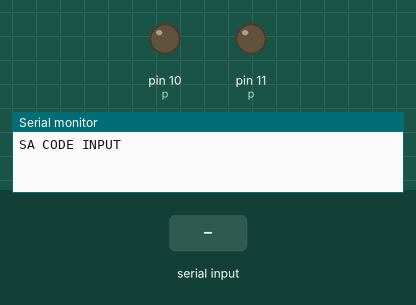
Bench run of a sketch on a simulated Arduino Uno, built with avr-gcc and run on an emulated ATmega328P. On the bench: output pins drawn as LEDs (lit = HIGH), the last lines printed to the serial monitor. The inputs (shaded band) are chosen by the test bench.

Above: at 1.2 s.
1.3 s: "+" received over Serial
At 11.0 s:
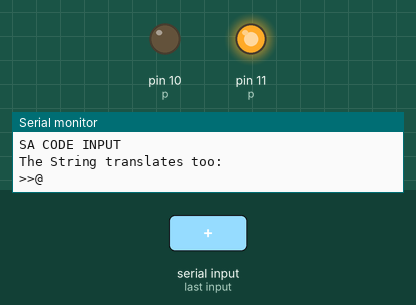
Timing chart, 0 to 11.9 s (numbered marks = the images above; inputs shaded):
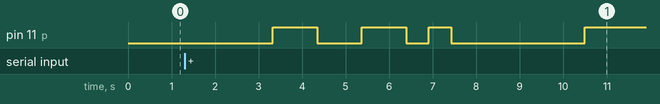

Measured:
- after the input at 1.3 s, pin 11 (p): goes HIGH 1.0 s, LOW 1.0 s, HIGH 1.0 s, LOW 0.51 s, HIGH 0.51 s, LOW 3.1 s, then HIGH, starting after 2.0 s

The sketch:

SA_Code_Assessment.ino
```cpp
// Setting up the arrays needed for the SA code.


char * Sa[47] {
  "+",    // A
  "@@+",  // B
  "@+>",  // C
  "+@",   // D
  "@",    // E
  "@+@",  // F
  "@++", // G
  "++", // H
  "@@", // I
  "+@@", // J
  "+>",   // K
  "@@>", // L
  "@+", // M
  ">+", // N
  "@>", // O
  ">@", // P
  "+@>",  // Q
  "@>+",  // R
  "@>@",  // S
  ">",    // T
  ">>",   // U
  "+++",  // V
  "++@",  // W
  "+>@",  // X
  "@>>",  // Y
  "++>",  // Z
  ">@@+", // 1
  ">@@>", // 2
  ">@+@", // 3
  ">@++", // 4
  ">@+>", // 5
  ">@>@", // 6
  ">@>+", // 7
  ">@>>", // 8
  ">+@@", // 9
  ">@@@", // 0
  ">@@",  // .
  ">@+",  // ,
  ">+@",  // '
  ">++",  // ?
  ">+>",  //!
  ">>@",  // +
  ">>+",  // -
  ">>>",  // *
  ">@>",  // /
  ">+++>" // =
  "++++++++" // error
};

char ascii[47] {
  'A',
  'B',
  'C',
  'D',
  'E',
  'F',
  'G',
  'H',
  'I',
  'J',
  'K',
  'L',
  'M',
  'N',
  'O',
  'P',
  'Q',
  'R',
  'S',
  'T',
  'U',
  'V',
  'W',
  'X',
  'Y',
  'Z',
  '1',
  '2',
  '3',
  '4',
  '5',
  '6',
  '7',
  '8',
  '9',
  '0',
  '.',
  ',',
  39, // this is due to not being able to do ' ' ' in C.
  '?',
  '!',
  '+',
  '-',
  '*',
  '/',
  '=',
  '#'
};


//converting an individual character to SA, this will be used when converting an entire String

char * char2Sa(char c) {
  c = toupper(c);
  for (int i = 0; i < 46; i++) {
    if (c == ascii[i]) {
      return Sa[i];
    }
  }
}


//Converting the ascii array to morse using an inputted value assigned to S
String ascii2Sa(String s) {
  String Sa = "";
  for (int i = 0; i < s.length(); i++) {
    Sa += char2Sa(s[i]);
    if (i == s.length() - 1 || s[i + 1] == ' ' || s[i] == ' ') {
      Sa += ' ';
    }

    else {
      Sa += '/';
    }
  }
  return Sa;
}


//converting a indvidual SA char to the array char.

char Sa2char(String m) {

  for (int i = 0; i < 46; i++) {
    if (m.equals(Sa[i])) {
      return ascii[i];

    }
  }
  return ascii[46];
}

//converting a inputted SA Code to ASCII using the users inputted

String Sa2ascii(String m) {
  char c;
  String fullString;
  String tempString;
  for (int i = 0; i < m.length(); i++) {
    c = m[i];
    if (c == '+' || c == '@' || c == '>') {
      tempString += c;
    }
    else if (c == '/') {
      fullString += Sa2char(tempString);
      tempString = "";
    }
    else if (c == ' ') {
      fullString += Sa2char(tempString);
      fullString += ' ';
      tempString = "";
    }
  }
  fullString += Sa2char(tempString);
  return fullString;
}


String promptReadln() {     // takes in users inputted variables and asks for it. Repeats forever as it is called in the loop void.
  Serial.println("SA CODE INPUT");
  while (!Serial.available()) {};
  return Serial.readString();

}


#define MORSELED 10
#define MORSELED 11
#define potPin A0 //patinetiometer pin


void SaOutputLED(String message, int p) {
  int  atInterval = analogRead(potPin);
  int  greaterInterval = atInterval * 2;
  int plusInterval = atInterval * 4;
  int wordInterval = atInterval * 6;

  if (atInterval <= 500) {
    atInterval = 500;
    greaterInterval = 1000;
    plusInterval = 2000;
    wordInterval = 3000;
  }
  int len = message.length();
  for (int i = 0; i < len; i++) {
    if ('>' == message[i]) {
      delay(greaterInterval);
      digitalWrite(p, HIGH);
      delay (greaterInterval);
      digitalWrite(p, LOW);
    }
     else if ('+' == message[i]) {
      delay(plusInterval);
      digitalWrite(p, HIGH);
      delay (plusInterval);
      digitalWrite(p, LOW);
    }
     else if ('@' == message[i]) {
      delay(atInterval);
      digitalWrite(p, HIGH);
      delay (atInterval);
      digitalWrite(p, LOW);
    }
    else if(' ' == message[i]){
      delay(wordInterval);
      digitalWrite(p, HIGH);
      delay(wordInterval);
      digitalWrite(p, LOW);
    }
  }
}


void setup() {
  Serial.begin(9600);
  pinMode(11, OUTPUT);
  pinMode(10, OUTPUT);
  int p = 0;
//  String SaMessage = "e t morse code";
//  Serial.println(SaMessage);
//  String Sa = ascii2Sa(SaMessage);
//  Serial.println(Sa);
//  SaOutputLED(Sa, p);


}


void loop() { // Here is where all the values are inputted, the reason its in the void loop is to allow as many different inputs as possible to test the code.
  pinMode(10, OUTPUT);
  int p = 0;
  String s;
  String a;
  String m;
  s = promptReadln();
  a = s;
  a.trim();
  if (a[0] == '>' || a[0] == '@') {
    Serial.println("The SA code translates too: ");
    Serial.println(Sa2ascii(s));


   p = 10;
   String LED = Sa2ascii(s);
   SaOutputLED(LED, p);

  }
  else {
    Serial.println("The String translates too: ");
    Serial.println(ascii2Sa(s));
    p = 11;
    String LED = ascii2Sa(s);
    SaOutputLED(LED, p);
  }


}
```
